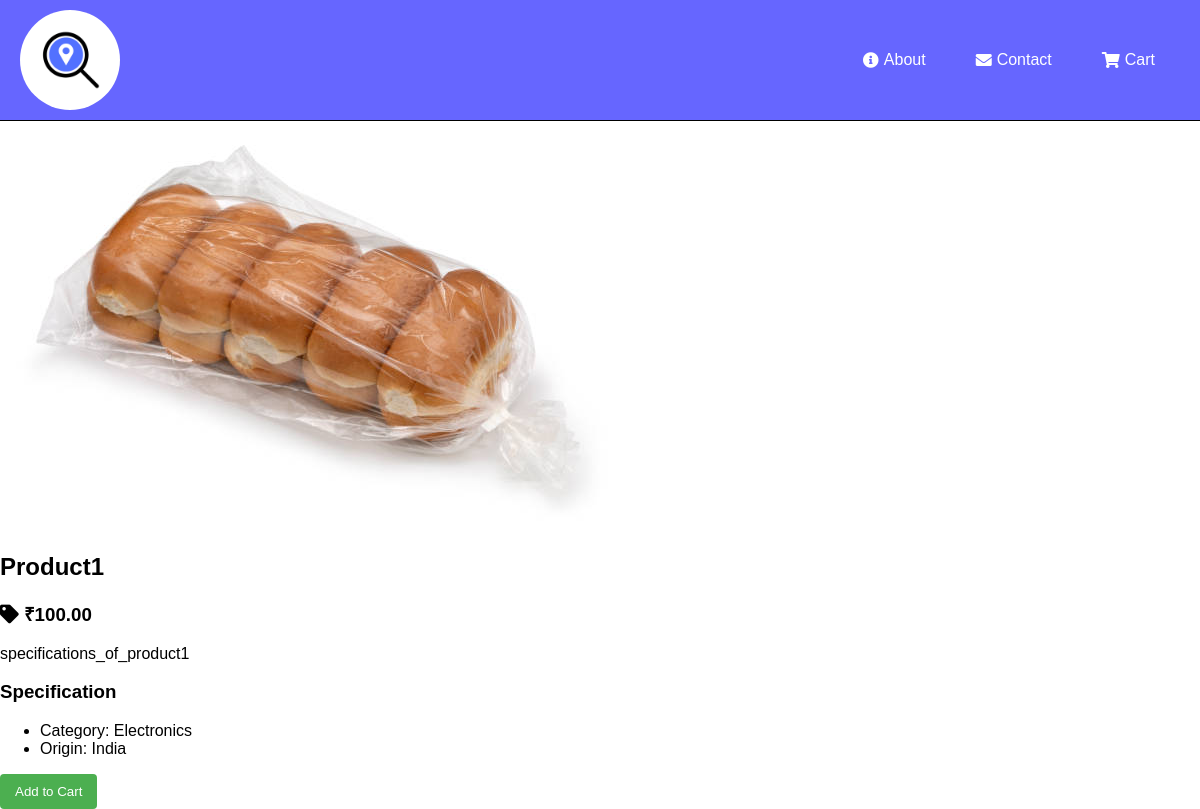
The app's page /CurrentVersion/product1.php?pid=P101 with its own data.
### tables this page shows
CREATE TABLE `product` (
  `Pid` varchar(255) NOT NULL,
  `Pname` varchar(255) NOT NULL,
  `specifications` varchar(255) DEFAULT NULL,
  `Price` decimal(8,2) DEFAULT NULL,
  `images` text NOT NULL
);

### CurrentVersion/product1.php (the view, shortened to what this page needs)
<?php
require_once "pdo.php";
try {
    $stmt = $pdo->prepare("SELECT * FROM product WHERE Pid = ?");
    $stmt->execute([$_GET['pid']]);
    $product = $stmt->fetch(PDO::FETCH_ASSOC);
} catch (PDOException $e) {
    error_log($e->getMessage());
    die("Database error.");
}
?>
<!DOCTYPE html>
<html lang="en">
<head>
    <link rel="stylesheet" href="styles/style.css"/>
    <link rel="stylesheet" href="styles/style1.css"/>
    <link rel="stylesheet" href="https://cdnjs.cloudflare.com/ajax/libs/font-awesome/5.15.3/css/all.min.css"/>
</head>
<body>
<header>
    <div id="logo_1" onclick="window.location.href='index.php'"></div>
    <nav>
        <div><a href="about.php"><i class="fas fa-info-circle"></i> About</a></div>
        <div><a href="contact.php"><i class="fas fa-envelope"></i> Contact</a></div>
        <div id="shopping-cart"><a><i class="fas fa-shopping-cart"></i> Cart</a></div>
    </nav>
</header>
<div class="main">
    <div id="image-container">
        <img src="<?= $product['images'] ?>" alt="Product Image" id="product-image" />
    </div>
    <div id="right-desc">
        <div id="product-box">
            <h2 id="product-name"><?= htmlspecialchars($product['Pname']) ?></h2>
            <h3 id="product-price"><i class="fas fa-tag"></i> ₹<?= $product['Price'] ?></h3>
        </div>
        <div id="discription"><?= nl2br(htmlspecialchars($product['specifications'])) ?></div>
        <div id="Specification">
            <h3>Specification</h3>
            <ul>
                <li>Category: Electronics</li>
                <li>Origin: India</li>
            </ul>
        </div>
        <button id="Add-to-cart"
            onclick='handleAddToCart(<?= json_encode([
                "pid" => $product["Pid"],
                "name" => $product["Pname"],
                "image" => $product["images"],
                "price" => $product["Price"]
            ]) ?>)'>Add to Cart</button>
    </div>
</div>
</body>
</html>

### CurrentVersion/styles/style.css (style rules this page uses)
#logo_1 { width: 100px; height: 100px; background-image: url("icon_no_text.png"); background-blend-mode: dark; background-size: cover; background-position: center; border-radius: 50%; }
header { display: flex; align-items: center; justify-content: space-between; background-color: rgba(0, 0, 255, 0.6); border-bottom: 1px solid black; padding: 10px 20px; }
nav { display: flex; }
header > div { display: flex; }
nav > div > a { text-decoration: none; color: white; padding: 10px 15px; border-radius: 5px; transition: background-color 0.3s ease, color 0.3s ease; display: flex; align-items: center; }
nav > div > a i { margin-right: 5px; }
#logo_1 { width: 100px; height: 100px; background-image: url("icon_no_text.png"); background-blend-mode: dark; background-size: cover; background-position: center; border-radius: 50%; transition: transform 0.3s ease-in-out; }
button, input[type="submit"] { background-color: #4CAF50; color: white; padding: 10px 15px; border: none; border-radius: 4px; cursor: pointer; }
body { font-family: Arial, sans-serif; margin: 0; padding: 0; }

### CurrentVersion/styles/style1.css (style rules this page uses)
body { margin: 0; padding: 0; font-family: Arial, sans-serif; transition: background-color 0.3s ease; }
#logo_1 { width: 100px; height: 100px; background-image: url("icon_no_text.png"); background-blend-mode: dark; background-size: cover; background-position: center; border-radius: 50%; transition: transform 0.3s ease-in-out; }
header { display: flex; align-items: center; justify-content: space-between; padding: 10px 20px; }
nav { display: flex; }
header > div { display: flex; }
nav > div { margin-left: 10px; margin-right: 10px; }
nav > div > a { text-decoration: none; color: white; padding: 10px 15px; border-radius: 5px; transition: background-color 0.3s ease, color 0.3s ease; display: flex; align-items: center; }
nav > div > a i { margin-right: 5px; }

### records on screen
product: images (picture), Pname "Product1", Price "100.00", specifications "specifications_of_product1"
